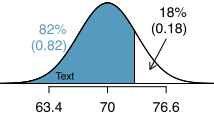

Generate this figure with R:
library(openintro)
data(COL)

myPDF('height82Perc.pdf', 2.15, 1.13,
      mar = c(1.31, 0, 0.01, 0),
      mgp = c(3, 0.45, 0))
X <- seq(-4, 4, 0.01)
Y <- dnorm(X)

plot(X, Y,
     type = 'l',
     axes = FALSE,
     xlim = c(-3.4, 3.4))
axis(1,
     at = c(-2, 0, 2),
     labels = round(70 + 3.3 * c(-2, 0, 2), 2),
     cex.axis = 0.8)
these <- which(X <= 0.92)
polygon(c(X[these[1]], X[these], X[rev(these)[1]]),
        c(0, Y[these], 0), col = COL[1])

text(-2, 0.23, '  82%\n(0.82)', cex = 0.8, col = COL[1])

arrows(2, 0.22, 1.45, 0.07, length = 0.07)
text(2.1, 0.2, '  18%\n(0.18)', cex = 0.8, pos = 3)

lines(X, Y)
abline(h = 0)
dev.off()
